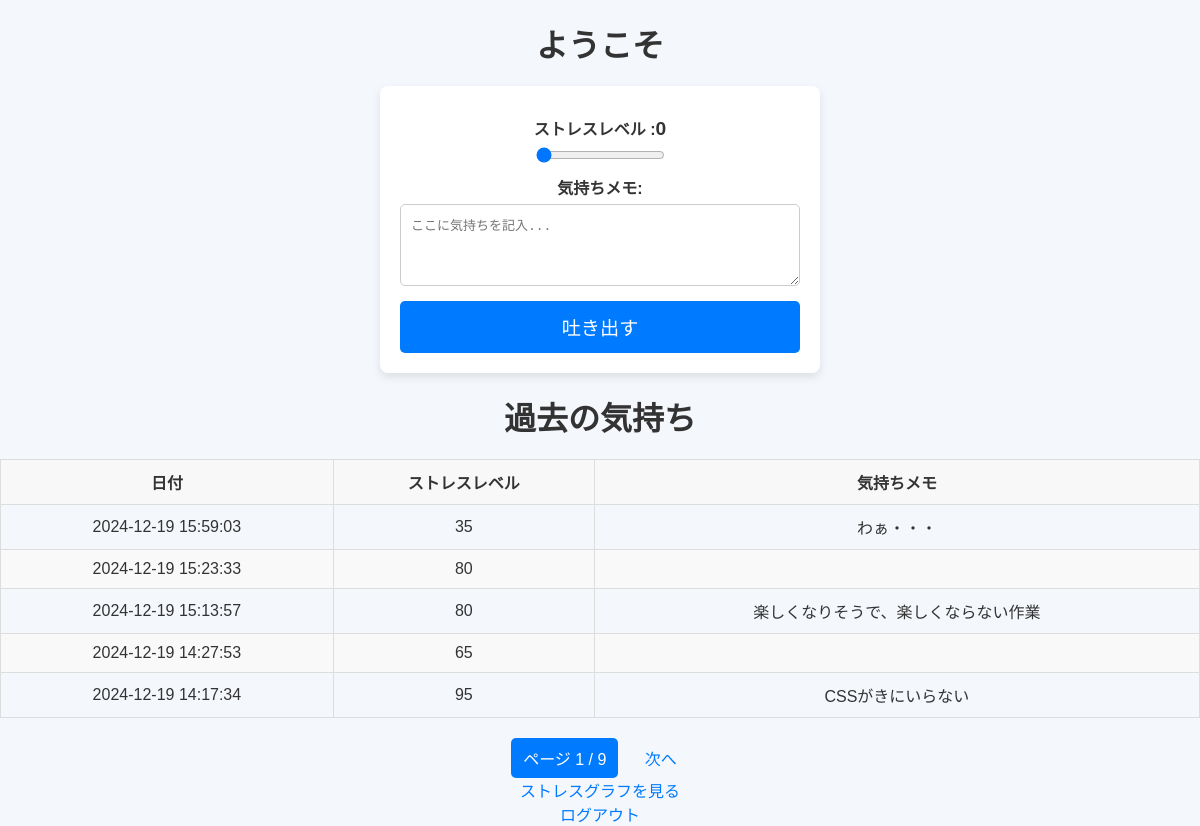
The app's page /dashboard (signed in) with its own data.
### tables this page shows
CREATE TABLE mental_checks (
            id INTEGER PRIMARY KEY AUTOINCREMENT,
            user_id INTEGER NOT NULL,
            date TEXT NOT NULL,
            stress_level INTEGER NOT NULL,
            mood_description TEXT,
            FOREIGN KEY (user_id) REFERENCES users (id)
        );

### health/Mental_Check_App.py (the view, shortened to what this page needs)
@app.route('/dashboard', methods=['GET', 'POST'])
def dashboard():
    if 'user_id' not in session:
        return redirect(url_for('login'))
    user_id = session['user_id']
    page = request.args.get('page', 1, type=int)
    per_page = 5
    error = None
    with get_db_connection() as conn:
        checks = conn.execute(
            'SELECT * FROM mental_checks WHERE user_id = ? ORDER BY date DESC LIMIT ? OFFSET ?',
            (user_id, per_page, (page - 1) * per_page)
        ).fetchall()
        total_checks = conn.execute('SELECT COUNT(*) FROM mental_checks WHERE user_id = ?', (user_id,)).fetchone()[0]
    total_pages = (total_checks + per_page - 1) // per_page
    return render_template('dashboard.html', checks=checks, page=page, total_pages=total_pages, error=error)

### health/Mental_Check_App.py (called while the page is built)
def get_db_connection():
    conn = sqlite3.connect(DATABASE)
    conn.row_factory = sqlite3.Row
    return conn

### health/templates/dashboard.html (shortened to what this page needs)
<!DOCTYPE html>
<html lang="ja">
<head>
    <link rel="stylesheet" href="{{ url_for('static', filename='style.css') }}">
</head>
<body>
    <h1>ようこそ</h1>
    <form action="{{ url_for('dashboard') }}" method="POST">
        <label for="stress_level">ストレスレベル :<span id="stress_value">0</span></label>
        <input type="range" id="stress_level" name="stress_level" min="0" max="100" step="5" value="0" required oninput="updateStressValue()">
        <label for="mood_description">気持ちメモ:</label>
        <textarea id="mood_description" name="mood_description" rows="4" placeholder="ここに気持ちを記入..." maxlength="500"></textarea>
        <button type="submit">吐き出す</button>
    </form>
    <h2>過去の気持ち</h2>
    <div class="table-container">
        <table>
            <thead>
                <tr>
                    <th>日付</th>
                    <th>ストレスレベル</th>
                    <th>気持ちメモ</th>
                </tr>
            </thead>
            <tbody>
                {% for check in checks %}
                <tr>
                    <td>{{ check['date'] }}</td>
                    <td>{{ check['stress_level'] }}</td>
                    <td>{{ check['mood_description'] }}</td>
                </tr>
                {% endfor %}
            </tbody>
        </table>
    </div>
    <div class="pagination">
        <span class="current-page">ページ {{ page }} / {{ total_pages }}</span>
        {% if page < total_pages %}
            <a href="{{ url_for('dashboard', page=page+1) }}">次へ</a>
        {% endif %}
    </div>
    <a href="{{ url_for('analysis') }}">ストレスグラフを見る</a><br>
    <a href="{{ url_for('logout') }}">ログアウト</a>
</body>
</html>

### health/static/style.css (style rules this page uses)
body { font-family: 'Arial', sans-serif; background-color: #f4f7fc; color: #333; margin: 0; padding: 0; text-align: center; }
h1, h2 { font-size: 2em; color: #333; margin: 20px 0; }
textarea { width: 100%; padding: 10px; margin: 0; border: 1px solid #ccc; border-radius: 5px; box-sizing: border-box; }
form { background-color: #fff; padding: 20px; margin: 20px auto; border-radius: 8px; box-shadow: 0 4px 10px rgba(0, 0, 0, 0.1); max-width: 400px; text-align: left; display: flex; flex-direction: column; align-items: center; }
label { display: block; margin: 10px 0 5px; font-weight: bold; }
input[type="text"], input[type="password"], input[type="date"], textarea { width: 100%; padding: 10px; margin-bottom: 15px; border: 1px solid #ccc; border-radius: 5px; font-size: 1em; }
button { width: 100%; padding: 12px; background-color: #007bff; color: #fff; border: none; border-radius: 5px; font-size: 1.2em; cursor: pointer; }
a { color: #007bff; text-decoration: none; font-size: 1em; }
table { width: 100%; margin: 20px auto; border-collapse: collapse; }
th, td { padding: 10px; text-align: center; border: 1px solid #ddd; }
th { background-color: #f8f8f8; }
tr:nth-child(even) { background-color: #f9f9f9; }
.pagination { margin-top: 20px; }
.pagination a, .pagination span { display: inline-block; padding: 8px 12px; margin: 0 5px; text-decoration: none; background-color: #f4f7fc; color: #007bff; border-radius: 5px; }
.pagination .current-page { background-color: #007bff; color: #fff; }
#stress_value { font-size: 1.2em; font-weight: bold; }

### records on screen
mental_checks: date "2024-12-19 15:59:03", stress_level "35", mood_description "わぁ・・・"
mental_checks: date "2024-12-19 15:23:33", stress_level "80"
mental_checks: date "2024-12-19 15:13:57", stress_level "80", mood_description "楽しくなりそうで、楽しくならない作業"
mental_checks: date "2024-12-19 14:27:53", stress_level "65"
mental_checks: date "2024-12-19 14:17:34", stress_level "95", mood_description "CSSがきにいらない"

### other values on screen
{{ page }} "1"
{{ total_pages }} "9"
